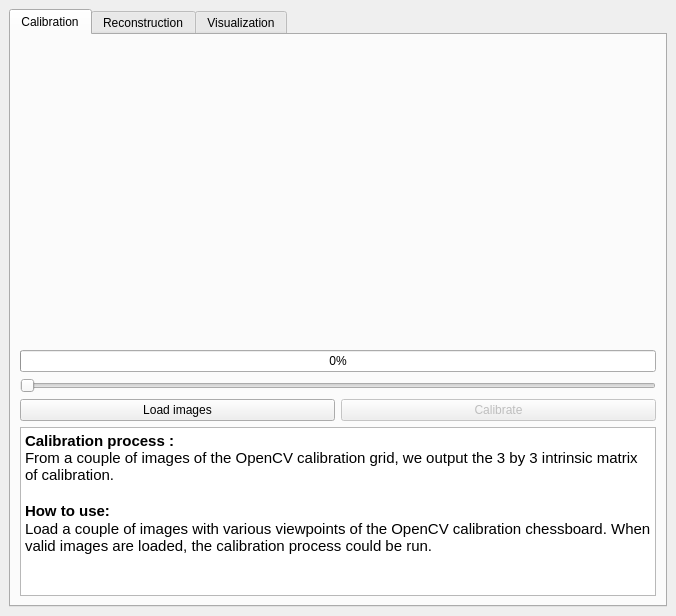
<?xml version="1.0" encoding="UTF-8"?>
<ui version="4.0">
 <class>MainWindow</class>
 <widget class="QMainWindow" name="MainWindow">
  <property name="geometry">
   <rect>
    <x>0</x>
    <y>0</y>
    <width>676</width>
    <height>616</height>
   </rect>
  </property>
  <property name="windowTitle">
   <string>TextureReconstruction App</string>
  </property>
  <widget class="QWidget" name="centralwidget">
   <layout class="QHBoxLayout" name="horizontalLayout_3">
    <item>
     <widget class="QTabWidget" name="applicationTab">
      <property name="enabled">
       <bool>true</bool>
      </property>
      <property name="cursor">
       <cursorShape>ArrowCursor</cursorShape>
      </property>
      <property name="mouseTracking">
       <bool>false</bool>
      </property>
      <property name="currentIndex">
       <number>0</number>
      </property>
      <widget class="QWidget" name="calibrationTab">
       <attribute name="title">
        <string>Calibration</string>
       </attribute>
       <layout class="QVBoxLayout" name="verticalLayout_3">
        <item>
         <layout class="QHBoxLayout" name="horizontalLayout_2">
          <item>
           <widget class="QLabel" name="distortedImage">
            <property name="enabled">
             <bool>true</bool>
            </property>
            <property name="sizePolicy">
             <sizepolicy hsizetype="Preferred" vsizetype="Preferred">
              <horstretch>0</horstretch>
              <verstretch>0</verstretch>
             </sizepolicy>
            </property>
            <property name="minimumSize">
             <size>
              <width>300</width>
              <height>300</height>
             </size>
            </property>
            <property name="maximumSize">
             <size>
              <width>300</width>
              <height>300</height>
             </size>
            </property>
            <property name="autoFillBackground">
             <bool>false</bool>
            </property>
            <property name="text">
             <string/>
            </property>
            <property name="scaledContents">
             <bool>true</bool>
            </property>
           </widget>
          </item>
          <item alignment="Qt::AlignHCenter|Qt::AlignVCenter">
           <widget class="QLabel" name="undistortedImage">
            <property name="sizePolicy">
             <sizepolicy hsizetype="Preferred" vsizetype="Preferred">
              <horstretch>0</horstretch>
              <verstretch>0</verstretch>
             </sizepolicy>
            </property>
            <property name="minimumSize">
             <size>
              <width>300</width>
              <height>300</height>
             </size>
            </property>
            <property name="maximumSize">
             <size>
              <width>300</width>
              <height>300</height>
             </size>
            </property>
            <property name="text">
             <string/>
            </property>
            <property name="scaledContents">
             <bool>true</bool>
            </property>
           </widget>
          </item>
         </layout>
        </item>
        <item>
         <widget class="QProgressBar" name="calibrationProgress">
          <property name="enabled">
           <bool>true</bool>
          </property>
          <property name="value">
           <number>0</number>
          </property>
         </widget>
        </item>
        <item>
         <widget class="QSlider" name="imageSlider">
          <property name="enabled">
           <bool>true</bool>
          </property>
          <property name="orientation">
           <enum>Qt::Horizontal</enum>
          </property>
         </widget>
        </item>
        <item>
         <layout class="QHBoxLayout" name="horizontalLayout">
          <item>
           <widget class="QPushButton" name="loadImagesButton">
            <property name="text">
             <string>Load images</string>
            </property>
           </widget>
          </item>
          <item>
           <widget class="QPushButton" name="calibrateButton">
            <property name="enabled">
             <bool>false</bool>
            </property>
            <property name="text">
             <string>Calibrate</string>
            </property>
           </widget>
          </item>
         </layout>
        </item>
        <item>
         <widget class="QTextBrowser" name="textBrowser">
          <property name="html">
           <string>&lt;!DOCTYPE HTML PUBLIC &quot;-//W3C//DTD HTML 4.0//EN&quot; &quot;http://www.w3.org/TR/REC-html40/strict.dtd&quot;&gt;
&lt;html&gt;&lt;head&gt;&lt;meta name=&quot;qrichtext&quot; content=&quot;1&quot; /&gt;&lt;style type=&quot;text/css&quot;&gt;
p, li { white-space: pre-wrap; }
&lt;/style&gt;&lt;/head&gt;&lt;body style=&quot; font-family:'Ubuntu'; font-size:11pt; font-weight:400; font-style:normal;&quot;&gt;
&lt;p style=&quot; margin-top:0px; margin-bottom:0px; margin-left:0px; margin-right:0px; -qt-block-indent:0; text-indent:0px;&quot;&gt;&lt;span style=&quot; font-weight:600;&quot;&gt;Calibration process :&lt;/span&gt;&lt;br /&gt;From a couple of images of the OpenCV calibration grid, we output the 3 by 3 intrinsic matrix of calibration.&lt;/p&gt;
&lt;p style=&quot;-qt-paragraph-type:empty; margin-top:0px; margin-bottom:0px; margin-left:0px; margin-right:0px; -qt-block-indent:0; text-indent:0px;&quot;&gt;&lt;br /&gt;&lt;/p&gt;
&lt;p style=&quot; margin-top:0px; margin-bottom:0px; margin-left:0px; margin-right:0px; -qt-block-indent:0; text-indent:0px;&quot;&gt;&lt;span style=&quot; font-weight:600;&quot;&gt;How to use:&lt;/span&gt;&lt;/p&gt;
&lt;p style=&quot; margin-top:0px; margin-bottom:0px; margin-left:0px; margin-right:0px; -qt-block-indent:0; text-indent:0px;&quot;&gt;Load a couple of images with various viewpoints of the OpenCV calibration chessboard. When  valid images are loaded, the calibration process could be run.&lt;/p&gt;&lt;/body&gt;&lt;/html&gt;</string>
          </property>
         </widget>
        </item>
       </layout>
       <zorder></zorder>
       <zorder>textBrowser</zorder>
       <zorder>imageSlider</zorder>
       <zorder>calibrationProgress</zorder>
      </widget>
      <widget class="QWidget" name="reconstructionTab">
       <property name="enabled">
        <bool>false</bool>
       </property>
       <property name="cursor">
        <cursorShape>ArrowCursor</cursorShape>
       </property>
       <attribute name="title">
        <string>Reconstruction</string>
       </attribute>
       <layout class="QVBoxLayout" name="verticalLayout">
        <item>
         <layout class="QHBoxLayout" name="horizontalLayout_4">
          <item alignment="Qt::AlignHCenter|Qt::AlignVCenter">
           <widget class="QLabel" name="initImage">
            <property name="minimumSize">
             <size>
              <width>300</width>
              <height>300</height>
             </size>
            </property>
            <property name="maximumSize">
             <size>
              <width>300</width>
              <height>300</height>
             </size>
            </property>
            <property name="text">
             <string/>
            </property>
            <property name="scaledContents">
             <bool>true</bool>
            </property>
           </widget>
          </item>
          <item alignment="Qt::AlignHCenter|Qt::AlignVCenter">
           <widget class="QLabel" name="resultImage">
            <property name="minimumSize">
             <size>
              <width>300</width>
              <height>300</height>
             </size>
            </property>
            <property name="maximumSize">
             <size>
              <width>300</width>
              <height>300</height>
             </size>
            </property>
            <property name="text">
             <string/>
            </property>
            <property name="scaledContents">
             <bool>true</bool>
            </property>
           </widget>
          </item>
         </layout>
        </item>
        <item>
         <layout class="QHBoxLayout" name="horizontalLayout_6">
          <item>
           <widget class="QSlider" name="alignSlider">
            <property name="orientation">
             <enum>Qt::Horizontal</enum>
            </property>
           </widget>
          </item>
          <item>
           <widget class="QProgressBar" name="alignProgress">
            <property name="value">
             <number>0</number>
            </property>
           </widget>
          </item>
         </layout>
        </item>
        <item>
         <layout class="QHBoxLayout" name="horizontalLayout_5">
          <item>
           <widget class="QPushButton" name="loadImagesReconstructionButton">
            <property name="text">
             <string>Load images</string>
            </property>
           </widget>
          </item>
          <item>
           <widget class="QPushButton" name="alignImagesButton">
            <property name="text">
             <string>Align images</string>
            </property>
           </widget>
          </item>
         </layout>
        </item>
        <item>
         <widget class="QTextBrowser" name="textBrowser_2">
          <property name="html">
           <string>&lt;!DOCTYPE HTML PUBLIC &quot;-//W3C//DTD HTML 4.0//EN&quot; &quot;http://www.w3.org/TR/REC-html40/strict.dtd&quot;&gt;
&lt;html&gt;&lt;head&gt;&lt;meta name=&quot;qrichtext&quot; content=&quot;1&quot; /&gt;&lt;style type=&quot;text/css&quot;&gt;
p, li { white-space: pre-wrap; }
&lt;/style&gt;&lt;/head&gt;&lt;body style=&quot; font-family:'Ubuntu'; font-size:11pt; font-weight:400; font-style:normal;&quot;&gt;
&lt;p style=&quot; margin-top:0px; margin-bottom:0px; margin-left:0px; margin-right:0px; -qt-block-indent:0; text-indent:0px;&quot;&gt;&lt;span style=&quot; font-weight:600;&quot;&gt;Reconstruction process:&lt;/span&gt;&lt;/p&gt;
&lt;p style=&quot; margin-top:0px; margin-bottom:0px; margin-left:0px; margin-right:0px; -qt-block-indent:0; text-indent:0px;&quot;&gt;Reconstruct a planar surface from a 4 clicked points and several images.&lt;/p&gt;
&lt;p style=&quot;-qt-paragraph-type:empty; margin-top:0px; margin-bottom:0px; margin-left:0px; margin-right:0px; -qt-block-indent:0; text-indent:0px;&quot;&gt;&lt;br /&gt;&lt;/p&gt;
&lt;p style=&quot; margin-top:0px; margin-bottom:0px; margin-left:0px; margin-right:0px; -qt-block-indent:0; text-indent:0px;&quot;&gt;&lt;span style=&quot; font-weight:600;&quot;&gt;How to use:&lt;/span&gt;&lt;/p&gt;
&lt;p style=&quot; margin-top:0px; margin-bottom:0px; margin-left:0px; margin-right:0px; -qt-block-indent:0; text-indent:0px;&quot;&gt;Load a couple of images with various viewpoints of planar object. When  valid images are loaded, the reconstruction process could be run.&lt;/p&gt;
&lt;p style=&quot; margin-top:0px; margin-bottom:0px; margin-left:0px; margin-right:0px; -qt-block-indent:0; text-indent:0px;&quot;&gt;Click at least 4 points on the planar surface.&lt;/p&gt;&lt;/body&gt;&lt;/html&gt;</string>
          </property>
         </widget>
        </item>
       </layout>
      </widget>
      <widget class="QWidget" name="visualizationTab">
       <property name="enabled">
        <bool>false</bool>
       </property>
       <attribute name="title">
        <string>Visualization</string>
       </attribute>
      </widget>
     </widget>
    </item>
   </layout>
  </widget>
 </widget>
 <resources/>
 <connections/>
</ui>
